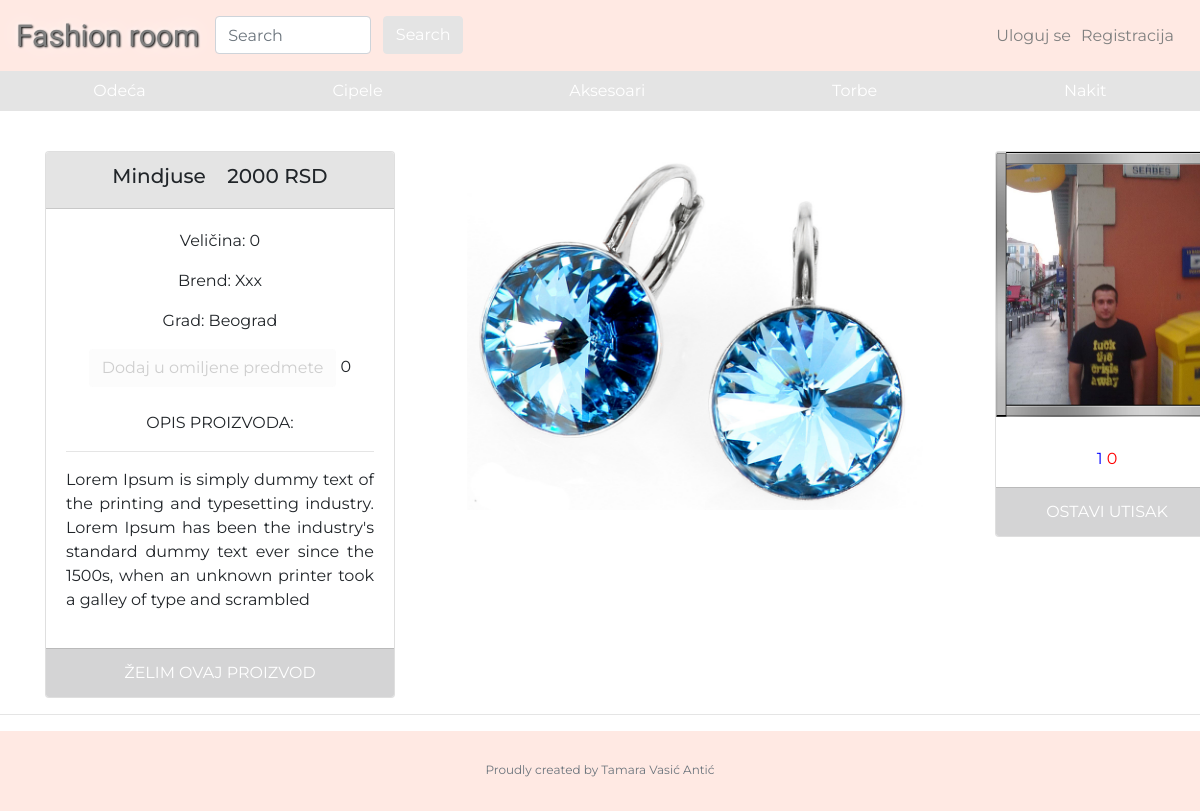
/Mojprofil/mojproizvod/39, run on the app's committed database.
### tables this page shows
CREATE TABLE `proizvodi` (
  `id` int(11) NOT NULL AUTO_INCREMENT,
  `id_korisnika` int(11) NOT NULL,
  `naslov` varchar(45) NOT NULL,
  `marka` varchar(45) NOT NULL,
  `velicina` int(11) DEFAULT NULL,
  `id_kategorije` int(11) NOT NULL,
  `opis` longtext NOT NULL,
  `cena` int(11) NOT NULL,
  PRIMARY KEY (`id`),
  KEY `fkx_id_korisnika_idx` (`id_korisnika`),
  KEY `fkk_id_kategorije_idx` (`id_kategorije`),
  CONSTRAINT `fkk_id_kategorije` FOREIGN KEY (`id_kategorije`) REFERENCES `kategorije` (`id`) ON DELETE NO ACTION ON UPDATE NO ACTION,
  CONSTRAINT `fkx_id_korisnika` FOREIGN KEY (`id_korisnika`) REFERENCES `korisnici` (`id`) ON DELETE NO ACTION ON UPDATE NO ACTION
);

CREATE TABLE `korisnici` (
  `id` int(11) NOT NULL AUTO_INCREMENT,
  `first_name` varchar(45) NOT NULL,
  `last_name` varchar(45) NOT NULL,
  `username` varchar(45) NOT NULL,
  `password` varchar(45) NOT NULL,
  `email` varchar(100) NOT NULL,
  `slika` varchar(100) DEFAULT 'default.jpg',
  `naslov_radnje` varchar(45) DEFAULT NULL,
  `email_prikaz` varchar(100) DEFAULT NULL,
  `grad` varchar(45) DEFAULT NULL,
  `opis` longtext,
  `ime_I_prezime_prikaz` varchar(45) DEFAULT NULL,
  PRIMARY KEY (`id`)
);

CREATE TABLE `slike_proizvoda` (
  `id` int(11) NOT NULL AUTO_INCREMENT,
  `id_proizvod` int(11) NOT NULL,
  `url_slike` varchar(500) NOT NULL,
  `status` int(11) NOT NULL,
  PRIMARY KEY (`id`),
  KEY `fk_id_proizvod_idx` (`id_proizvod`),
  CONSTRAINT `fk_id_proizvod` FOREIGN KEY (`id_proizvod`) REFERENCES `proizvodi` (`id`) ON DELETE NO ACTION ON UPDATE NO ACTION
);

### controller/Mojprofil.php (called while the page is built, shortened)
<?php
class Mojprofil extends Controller{
	public function mojproizvod($id){
		$this->data['content']=ProizvodiDB::getMyProduct($id);
		$this->data['content1']=ProizvodiDB::dodato_u_omiljene($id);
		$id_korisnika=intval($this->data['content'][0]['id_korisnika']);
		$this->data['utisci']=UtisciDB::suma_utisaka($id_korisnika);
		$this->show_view('mojProizvod');
	}
}

### model/DB.php (called while the page is built, shortened)
<?php
class DB{
	private static $conn;
	private static function getInstance(){
		return self::$conn;
	}
	private function __construct(){
		self::$conn = mysqli_connect(DB_HOST,DB_USER,DB_PASS,DB_NAME);
		self::$conn->set_charset('utf8');
	}
	protected static function executeSQL($sql) {
		$db = self::getInstance();
		$req = $db->query($sql);
		return $req;
	}
}

### model/ProizvodiDB.php (called while the page is built, shortened)
<?php
class ProizvodiDB extends DB{
	public static function getMyProduct($id){
		$sql="SELECT p.id,p.id_korisnika,k.username,p.naslov,p.marka,p.velicina,p.id_kategorije,p.cena,p.opis,k.slika,k.naslov_radnje,k.grad,k.ime_i_prezime_prikaz,s.url_slike from proizvodi as p
		join slike_proizvoda as s
		on p.id=s.id_proizvod
		join korisnici as k
		on p.id_korisnika=k.id
		WHERE p.id=".$id;
		$req = self::executeSQL($sql);
		$rez = $req->fetch_all(MYSQL_ASSOC);
		return $rez;
	}
	public static function dodato_u_omiljene($id){
		$sql="SELECT count(id) as utisci FROM omiljeni_proizvodi WHERE id_proizvoda=".$id;
		$req = self::executeSQL($sql);
		$rez = $req->fetch_all(MYSQL_ASSOC);
		return $rez;
	}
}

### model/UtisciDB.php (called while the page is built, shortened)
<?php
class UtisciDB extends DB{
	public static function suma_utisaka($id_korisnika){
		$sql="SELECT count(id) as pozitivan FROM utisci WHERE id_prodavca=$id_korisnika AND utisak=0";
		$req = self::executeSQL($sql);
		$rez1 = $req->fetch_all(MYSQL_ASSOC);
		$sql="SELECT count(id) as negativan FROM utisci WHERE id_prodavca=$id_korisnika AND utisak=1";
		$req = self::executeSQL($sql);
		$rez2 = $req->fetch_all(MYSQL_ASSOC);
		$rezultat=array_merge($rez1,$rez2);
		return $rezultat;
	}
}

### view/mojProizvod.php (the view, shortened to what this page needs)
<div class="row red">
    <div class="col-md-4">
        <div class="card" style="margin-top: 20px;">
          <div class="card-header  text-center" style="background-color: #E4E4E4;">
            <h5><?php echo ucfirst($this->data['content'][0]['naslov'].'&nbsp;&nbsp;&nbsp;&nbsp;'.$this->data['content'][0]['cena'].'  RSD'); ?></h5>
          </div>
          <div class="card-body">
            <p>Veličina: <?php echo $this->data['content'][0]['velicina']; ?></p>
            <p>Brend: <?php echo ucfirst($this->data['content'][0]['marka']) ; ?></p>
            <p>Grad: <?php echo ucfirst($this->data['content'][0]['grad']) ; ?></p>
            <?php
      if (isset($_SESSION['loged'])) {
        ?>
        <a href="<?php echo ROOT_PATH.'OmiljeniPredmeti/omiljeni_predmeti/'.$this->data['content'][0]['id']; ?>"><button type="button" class="btn btn-default">Dodaj u omiljene predmete</button></a>
        <span><?php echo $this->data['content1'][0]['utisci']; ?></span>
        <?php
      }else{
       ?>
        <button type="button" class="btn btn-default" disabled="disabled">Dodaj u omiljene predmete</button>
        <span><?php echo $this->data['content1'][0]['utisci']; ?></span>
       <?php
      }
     ?>
     <br><br>
    <p>OPIS PROIZVODA:</p>
    <hr>
    <p style="text-align: justify;"><?php echo $this->data['content'][0]['opis']; ?></p>
     </div>
    <?php
    if (isset($_SESSION['loged'])) {
      if ($_SESSION['id'] ==$this->data['content'][0]['id_korisnika']) {
        ?>
          <a href="<?php echo ROOT_PATH.'Mojprofil/izbrisiProizvod/'.$this->data['content'][0]['id']; ?>" class="add_product"><div class="card-footer">IZBRIŠI PROIZVOD</div></a>
        <?php
        }else{
        ?>
          <a href="<?php echo ROOT_PATH.'Poruke/poruci_proizvod/'.$this->data['content'][0]['id']; ?>"><div class="card-footer" style="font-weight: bolder; color: black;">ŽELIM OVAJ PROIZVOD</div></a>
      <?php
        }
    }else{
      ?>
        <div class="card-footer">ŽELIM OVAJ PROIZVOD</div>
      <?php
    }
     ?>
          </div>
        </div>
    <div class="col-md-6" style="padding: 0 5%;">
      <div id="carouselExampleControls" class="carousel slide" data-ride="carousel" style="margin-top: 20px;">
        <div class="carousel-inner">
    <?php
      $brojac=1;
      foreach ($this->data['content'] as $key => $value) {
        if ($brojac==1) {
          ?>
          <div class="carousel-item active">
            <img class="d-block w-100" src="<?php echo ROOT_PATH.'uploads/slike_proizvoda/'.$this->data['content'][$key]['url_slike']; ?>" alt="First slide" >
          </div>
          <?php
        }else{
          ?>
          <div class="carousel-item">
            <img class="d-block w-100" src="<?php echo ROOT_PATH.'uploads/slike_proizvoda/'.$this->data['content'][$key]['url_slike']; ?>" alt="Second slide">
            </div>
          <?php
        }
        $brojac++;
      }
          ?>
        </div>
      <a class="carousel-control-prev" href="#carouselExampleControls" role="button" data-slide="prev">
        <span class="carousel-control-prev-icon" aria-hidden="true"></span>
      </a>
      <a class="carousel-control-next" href="#carouselExampleControls" role="button" data-slide="next">
        <span class="carousel-control-next-icon" aria-hidden="true"></span>
      </a>
  </div>
</div>
  <div class="col-md-2">
    <div class="card" style="width: 14rem; margin-top: 20px;">
      <a href="<?php echo ROOT_PATH.'ProfilProdavca/profil_prodavca/'.intval($this->data['content'][0]['id_korisnika']); ?>"><div class="slicice1 ">
        <div class="slicice2">
        </div>
        <img src="<?php echo ROOT_PATH; ?>uploads/slike/ram21.png"alt="">
      </div></a>
      <div class="card-body" style="padding: 0;">
        <p id="suma_utisaka"><span><?php echo $this->data['utisci'][0]['pozitivan'].' '; ?></span><?php echo $this->data['utisci'][1]['negativan']; ?></p>
        </div>
        <?php
          if (isset($_SESSION['loged'])) {
            if ($_SESSION['id']==$this->data['content'][0]['id_korisnika']) {
              ?>
              <a href="#"><div class="card-footer">Ostavi utisak</div></a>
              <?php
            }else{
            ?>
            <a href="<?php echo ROOT_PATH.'OstaviUtisak/index/'.$this->data['content'][0]['id_korisnika']; ?>"><div class="card-footer">Ostavi utisak</div></a>
            <?php
            }
          }else{
            ?>
            <div class="card-footer">Ostavi utisak</div>
            <?php
          }
          ?>
     </div>
    </div>
</div>
</div>
<hr>

### assets/css/main.css (style rules this page uses)
body { font-family: 'Montserrat'; }
.card-body { text-align: center; }
.red { margin-top: 20px; }
#suma_utisaka { color: red !important; }
#suma_utisaka > span { color: blue; }
.card-footer { text-align: center; background-color: #D4D4D5; text-transform: uppercase; color: white; text-decoration:none; }
.slicice1 { width: 100%; height: 295px; }
.slicice1 img { display: block; width: 100%; height: 265px; position: relative; }
.slicice1 .slicice2 { display: block; width: 100%; height: 265px; position: absolute; padding: 10px 0; top: 0; left: 0; }

### data on the page
proizvodi: naslov+cena "Mindjuse 2000 RSD", velicina "0", marka "Xxx", id_korisnika.grad "Beograd", opis "Lorem Ipsum is simply dummy text of the printing and typesetting industry. Lorem Ipsum has been the industry's standard dummy text ever since the 1500s, when an unknown printer took a galley of type and scrambled", slike_proizvoda.url_slike (picture)

### other printed values
$this->data['content1'][0]['utisci'] "0"
$this->data['utisci'][0]['pozitivan'] "1"
$this->data['utisci'][1]['negativan'] "0"
